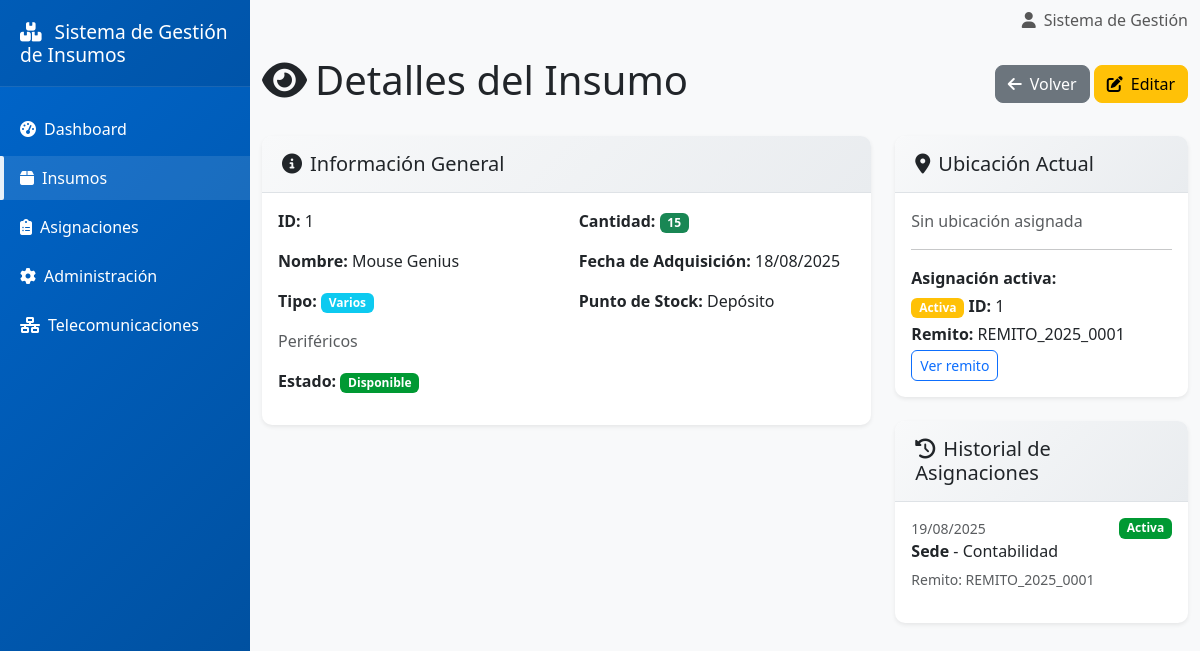
Screenshot of /pages/insumos/ver.php?id=1 with the database file from the repository.
### tables this page shows
CREATE TABLE `insumos` (
  `id_insumo` int(11) NOT NULL,
  `nombre_insumo` varchar(100) NOT NULL,
  `tipo_insumo` enum('Varios','PC Completa','Notebook','Impresora','Monitor','Escaner') NOT NULL,
  `subcategoria_varios` enum('Hardware','Periféricos','Red') DEFAULT NULL,
  `descripcion_general` varchar(255) DEFAULT NULL,
  `numero_serie` varchar(50) DEFAULT NULL,
  `id_fisico` varchar(50) DEFAULT NULL,
  `id_patrimonio` varchar(50) DEFAULT NULL,
  `cantidad` int(11) NOT NULL DEFAULT 1,
  `fecha_adquisicion` date DEFAULT NULL,
  `estado` enum('Disponible','Asignado','De Baja') NOT NULL,
  `id_punto_stock_actual` int(11) DEFAULT NULL,
  `id_sede_actual` int(11) DEFAULT NULL,
  `id_area_asignacion_actual` int(11) DEFAULT NULL
);

CREATE TABLE `puntos_stock` (
  `id_punto_stock` int(11) NOT NULL,
  `nombre_punto` enum('Oficina','Depósito') NOT NULL,
  `descripcion` varchar(255) DEFAULT NULL
);

CREATE TABLE `remitos` (
  `id_remito` int(11) NOT NULL,
  `numero_remito` varchar(50) NOT NULL,
  `id_sede` int(11) NOT NULL,
  `id_area` int(11) NOT NULL,
  `nombre_persona_asignada` varchar(100) NOT NULL,
  `apellido_persona_asignada` varchar(100) NOT NULL,
  `fecha_asignacion` date NOT NULL,
  `estado` enum('Activa','Devuelta') NOT NULL DEFAULT 'Activa',
  `fecha_devolucion` date DEFAULT NULL,
  `observaciones` varchar(255) DEFAULT NULL
);

CREATE TABLE `sedes` (
  `id_sede` int(11) NOT NULL,
  `id_localidad` int(11) NOT NULL,
  `nombre_sede` varchar(100) NOT NULL,
  `direccion` varchar(255) DEFAULT NULL,
  `delegado_nombre` varchar(100) DEFAULT NULL,
  `delegado_apellido` varchar(100) DEFAULT NULL,
  `delegado_telefono` varchar(50) DEFAULT NULL
);

CREATE TABLE `areas` (
  `id_area` int(11) NOT NULL,
  `nombre_area` varchar(100) NOT NULL,
  `descripcion` varchar(255) DEFAULT NULL
);

### includes/config.php (called while the page is built, shortened)
<?php
function app_base_url(): string {
    $env = getenv('APP_BASE_URL');
    $script = isset($_SERVER['SCRIPT_NAME']) ? $_SERVER['SCRIPT_NAME'] : '';
    if (strpos($script, '/pages/') !== false) {
        return substr($script, 0, strpos($script, '/pages/'));
    }
    return defined('BASE_URL') ? BASE_URL : '';
}
?>

### pages/insumos/ver.php (the view, shortened to what this page needs)
<?php
require_once '../../includes/config.php';
$id = (int)$_GET['id'];
$db = conectarDB();
$stmt = $db->prepare("
    SELECT i.*, ps.nombre_punto, ar.nombre_area, s.nombre_sede, l.nombre_localidad, z.nombre_zona
    FROM insumos i
    LEFT JOIN puntos_stock ps ON i.id_punto_stock_actual = ps.id_punto_stock
    LEFT JOIN areas ar ON i.id_area_asignacion_actual = ar.id_area
    LEFT JOIN sedes s ON i.id_sede_actual = s.id_sede
    LEFT JOIN localidades l ON s.id_localidad = l.id_localidad
    LEFT JOIN zonas z ON l.id_zona = z.id_zona
    WHERE i.id_insumo = ?
");
$stmt->execute([$id]);
$insumo = $stmt->fetch();
$sqlHist = "
    SELECT r.numero_remito, r.fecha_asignacion, r.fecha_devolucion, r.estado, s.nombre_sede, a.nombre_area
    FROM remitos_detalle d
    JOIN remitos r ON r.id_remito = d.id_remito
    LEFT JOIN sedes s ON r.id_sede = s.id_sede
    LEFT JOIN areas a ON r.id_area = a.id_area
    WHERE d.id_insumo = ?
    ORDER BY r.fecha_asignacion DESC
";
$st = $db->prepare($sqlHist);
$st->execute([$id]);
$historial = $st->fetchAll();
include '../../includes/header.php';
?>
<div class="row">
    <div class="col-12">
        <div class="d-flex justify-content-between align-items-center mb-4">
            <h1><i class="fas fa-eye me-2"></i>Detalles del Insumo</h1>
            <div>
                <a href="listar.php" class="btn btn-secondary"><i class="fas fa-arrow-left me-2"></i>Volver</a>
                <a href="editar.php?id=<?php echo $insumo['id_insumo']; ?>" class="btn btn-warning"><i class="fas fa-edit me-2"></i>Editar</a>
            </div>
        </div>
    </div>
</div>
<div class="row">
    <div class="col-md-8">
        <div class="card mb-4">
            <div class="card-header"><h5 class="mb-0"><i class="fas fa-info-circle me-2"></i>Información General</h5></div>
            <div class="card-body">
                <div class="row">
                    <div class="col-md-6">
                        <p><strong>ID:</strong> <?php echo $insumo['id_insumo']; ?></p>
                        <p><strong>Nombre:</strong> <?php echo htmlspecialchars($insumo['nombre_insumo']); ?></p>
                        <p><strong>Tipo:</strong> <span class="badge bg-info"><?php echo $insumo['tipo_insumo']; ?></span></p>
                        <?php if ($insumo['subcategoria_varios']): ?>
                            <p class="text-muted"><?php echo $insumo['subcategoria_varios']; ?></p>
                        <?php endif; ?>
                        <p><strong>Estado:</strong>
                            <span class="badge estado-<?php echo strtolower(str_replace(' ','-',$insumo['estado'])); ?>">
                                <?php echo $insumo['estado']; ?>
                            </span>
                        </p>
                    </div>
                    <div class="col-md-6">
                        <p><strong>Cantidad:</strong>
                            <span class="badge <?php echo $insumo['cantidad'] > 0 ? 'bg-success' : 'bg-danger'; ?>">
                                <?php echo (int)$insumo['cantidad']; ?>
                            </span>
                        </p>
                        <p><strong>Fecha de Adquisición:</strong> <?php echo $insumo['fecha_adquisicion'] ? date('d/m/Y', strtotime($insumo['fecha_adquisicion'])) : '-'; ?></p>
                        <?php if ($insumo['estado'] !== 'Asignado'): ?>
                            <p><strong>Punto de Stock:</strong> <?php echo $insumo['nombre_punto'] ?: 'Sin asignar'; ?></p>
                        <?php endif; ?>
                    </div>
                </div>
            </div>
        </div>
    </div>
    <div class="col-md-4">
        <div class="card mb-4">
            <div class="card-header"><h5 class="mb-0"><i class="fas fa-map-marker-alt me-2"></i>Ubicación Actual</h5></div>
            <div class="card-body">
                <?php if ($insumo['nombre_sede']): ?>
                    <p><strong>Sede:</strong> <?php echo htmlspecialchars($insumo['nombre_sede']); ?></p>
                    <p><strong>Localidad:</strong> <?php echo htmlspecialchars($insumo['nombre_localidad']); ?></p>
                    <p><strong>Zona:</strong> <?php echo htmlspecialchars($insumo['nombre_zona']); ?></p>
                    <?php if ($insumo['nombre_area']): ?><p><strong>Área:</strong> <?php echo htmlspecialchars($insumo['nombre_area']); ?></p><?php endif; ?>
                <?php else: ?>
                    <p class="text-muted">Sin ubicación asignada</p>
                <?php endif; ?>
                <?php
                $stmtAct = $db->prepare("SELECT r.id_remito, r.numero_remito, r.fecha_asignacion, r.estado,
                                                s.nombre_sede, l.nombre_localidad, z.nombre_zona, ar.nombre_area
                                         FROM remitos_detalle d
                                         JOIN remitos r ON r.id_remito = d.id_remito
                                         JOIN sedes s ON r.id_sede = s.id_sede
                                         JOIN localidades l ON s.id_localidad = l.id_localidad
                                         JOIN zonas z ON l.id_zona = z.id_zona
                                         JOIN areas ar ON r.id_area = ar.id_area
                                         WHERE d.id_insumo = ? AND r.estado = 'Activa'
                                         ORDER BY r.fecha_asignacion DESC LIMIT 1");
                $stmtAct->execute([$id]);
                $remAct = $stmtAct->fetch();
                if ($remAct): ?>
                    <hr>
                    <p class="mb-1"><strong>Asignación activa:</strong></p>
                    <p class="mb-1">
                        <span class="badge bg-warning">Activa</span>
                        <strong>ID:</strong> <?php echo (int)$remAct['id_remito']; ?>
                    </p>
                    <p class="mb-1"><strong>Remito:</strong> <?php echo htmlspecialchars($remAct['numero_remito']); ?></p>
                    <a class="btn btn-sm btn-outline-primary" href="<?php echo app_base_url(); ?>/pages/reportes/remito.php?remito=<?php echo urlencode($remAct['numero_remito']); ?>">
                        Ver remito
                    </a>
                <?php endif; ?>
            </div>
        </div>
        <div class="card">
            <div class="card-header"><h5 class="mb-0"><i class="fas fa-history me-2"></i>Historial de Asignaciones</h5></div>
            <div class="card-body">
                <?php if (empty($historial)): ?>
                    <p class="text-muted">No hay asignaciones registradas</p>
                <?php else: ?>
                    <div class="timeline">
                        <?php foreach ($historial as $h): ?>
                            <?php
                                $estado_evento = !empty($h['fecha_devolucion']) ? 'Devuelta' : ($h['estado'] ?: 'Activa');
                                $badge_class = 'estado-' . strtolower($estado_evento);
                            ?>
                            <div class="mb-3">
                                <div class="d-flex justify-content-between">
                                    <small class="text-muted"><?php echo date('d/m/Y', strtotime($h['fecha_asignacion'])); ?></small>
                                    <span class="badge <?php echo $badge_class; ?>"><?php echo $estado_evento; ?></span>
                                </div>
                                <p class="mb-1">
                                    <strong><?php echo htmlspecialchars($h['nombre_sede'] ?? ''); ?></strong>
                                    <?php if (!empty($h['nombre_area'])): ?> - <?php echo htmlspecialchars($h['nombre_area']); ?><?php endif; ?>
                                </p>
                                <small class="text-muted">Remito: <?php echo htmlspecialchars($h['numero_remito']); ?></small>
                            </div>
                        <?php endforeach; ?>
                    </div>
                <?php endif; ?>
            </div>
        </div>
    </div>
</div>
<?php include '../../includes/footer.php'; ?>

### public/css/style.css (style rules this page uses)
:root { --primary-color: #0066cc; --secondary-color: #ffffff; --success-color: #009933; --warning-color: #ffcc00; --danger-color: #cc0000; --info-color: #0099cc; --light-color: #f8f9fa; --dark-color: #212529; }
body { font-family: 'Segoe UI', Tahoma, Geneva, Verdana, sans-serif; background-color: #f8f9fa; margin: 0; padding: 0; }
.card { border: none; border-radius: 10px; box-shadow: 0 0.125rem 0.25rem rgba(0, 0, 0, 0.075); transition: all 0.3s ease; }
.card-header { background: linear-gradient(135deg, #f8f9fa 0%, #e9ecef 100%); border-bottom: 1px solid #dee2e6; border-radius: 10px 10px 0 0 !important; padding: 1rem 1.25rem; font-weight: 600; }
.btn { border-radius: 8px; font-weight: 500; transition: all 0.3s ease; }
.btn-sm { padding: 0.25rem 0.5rem; font-size: 0.875rem; border-radius: 6px; }
.badge { font-size: 0.75em; padding: 0.35em 0.65em; border-radius: 6px; }
.estado-disponible { background-color: var(--success-color) !important; color: white !important; }
.estado-activa { background-color: var(--success-color) !important; color: white !important; }

### rows the page displays
insumos: id_insumo "1", nombre_insumo "Mouse Genius", tipo_insumo "Varios", subcategoria_varios "Periféricos", estado "Disponible", cantidad "15", fecha_adquisicion "18/08/2025", id_punto_stock_actual.nombre_punto "Depósito"
remitos: id_remito "1", numero_remito "REMITO_2025_0001", fecha_asignacion "19/08/2025", estado "Activa", id_sede.nombre_sede "Sede", id_area.nombre_area "Contabilidad"

### other values shown
APP_NAME "Sistema de Gestión de Insumos"
